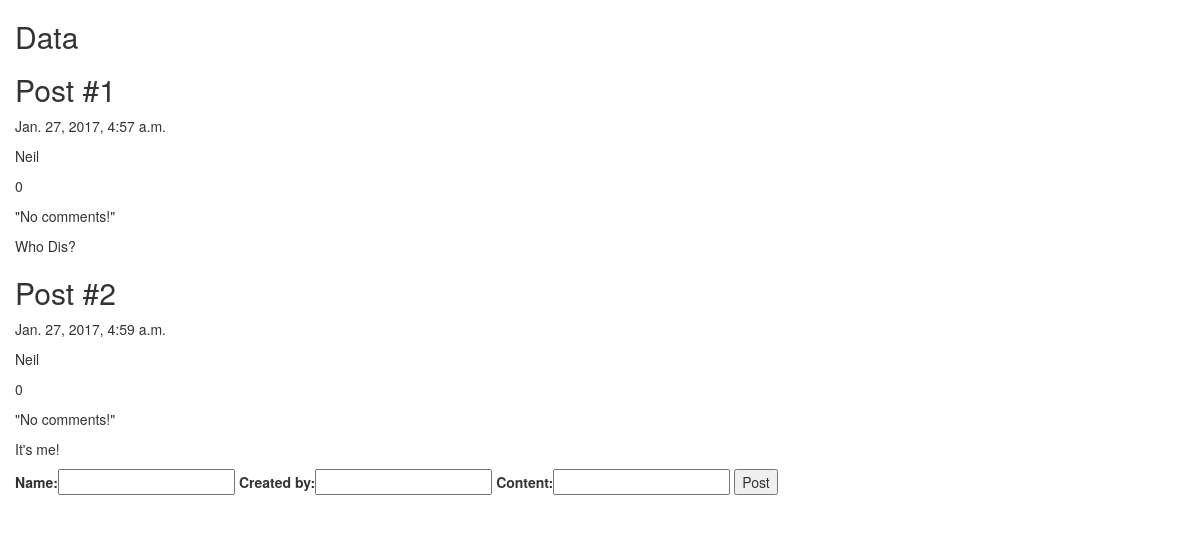
/data/, run on an earlier commit of the app's database.
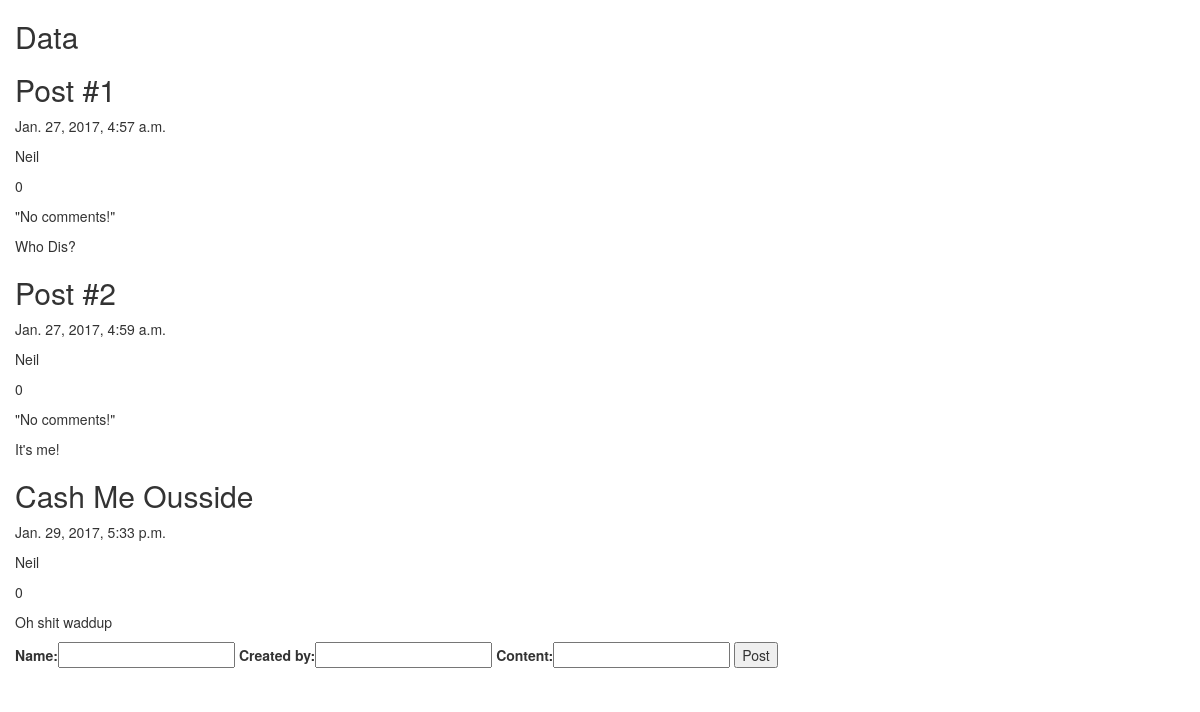
And on a later commit of the database.
### main/models.py (models this page shows, shortened)
class Post(models.Model):
    name = models.CharField(max_length = 200)
    date = models.DateTimeField(auto_now_add = True)
    created_by = models.CharField(max_length = 100)
    votes = models.IntegerField()
    comments = models.CharField(max_length = 100) #TODO: Update this to take a list of comments
    content = models.TextField()

### main/views.py (the view)
# urls.py: url(r'^data/', views.data, name = 'data'),
def data(request):
    posts = Post.objects.all()
    form = PostForm()
    return render(request, 'data.html', {'posts': posts, 'form': form})

### main/forms.py
class PostForm(forms.Form):
    name = forms.CharField(max_length = 200)
    created_by = forms.CharField(max_length = 100)
    content = forms.CharField(max_length = 255)

### main/templates/data.html (shortened to what this page needs)
{% extends 'base.html' %}
{% block content %}
<div class="container col-md-8">
    <h1>Data</h1>
    {% for post in posts %}
      <h2 style="margin-top: 20px">{{ post.name }}</h2>
      <p>{{ post.date }}</p>
      <p>{{ post.created_by }}</p>
      <p>{{ post.votes }}</p>
      {% if post.comments|length > 0 %}
        {% for comment in comments %}
        <p>{{ forloop.counter0 }}</p>
          <p>{{ comment }}</p>
        {% endfor %}
      {% else %}
        <p>"No comments!"</p>
      {% endif %}
      <p>{{ post.content }}</p>
      {% endfor %}
    <form action="/new_post/" method="post">
      {{ form }}
      <input type="submit" value="Post"/>
    </form>
</div>
{% endblock %}

What changed in the data, as far as the page shows it:
added Post: name "Cash Me Ousside", date "Jan. 29, 2017, 5:33 p.m.", created_by "Neil", votes "0", content "Oh shit waddup"
